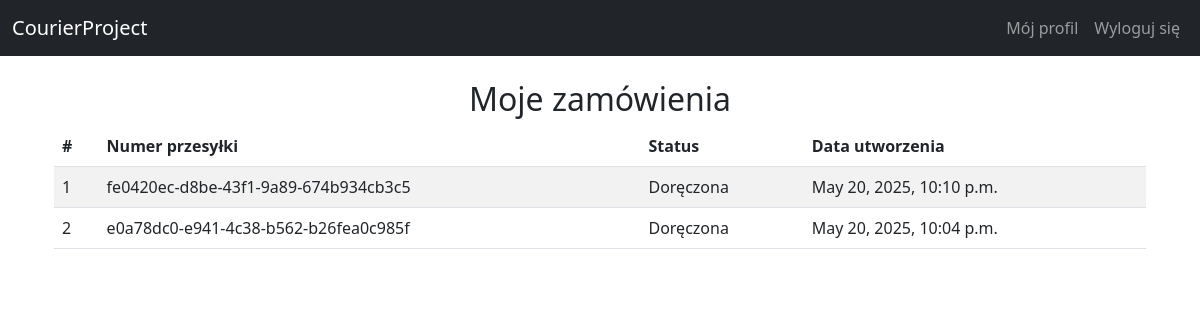
Page /orders/ (signed in) on the committed database.
### apps/orders/models.py (models this page shows)
class Order(models.Model):
    user = models.ForeignKey(settings.AUTH_USER_MODEL, on_delete=models.CASCADE, related_name='orders')
    tracking_number = models.UUIDField(default=uuid.uuid4, unique=True, editable=False)
    status = models.CharField(
        max_length=20,
        choices=[
            ('NEW', 'Nowe'),
            ('PICKED_UP', 'Kurier odebrał paczkę'),
            ('SORTING', 'Paczka jest na sortowni'),
            ('OUT_FOR_DELIVERY', 'Wydana do doręczenia'),
            ('DELIVERED', 'Doręczona'),
        ],
        default='NEW'
    )
    created_at = models.DateTimeField(auto_now_add=True)

### apps/orders/views.py (the view)
# urls.py: path('', views.order_list_view, name='order_list'),
@login_required
def order_list_view(request):
    orders = Order.objects.filter(user=request.user).order_by('-created_at')
    return render(request, 'orders/order_list.html', {'orders': orders})

### templates/orders/order_list.html
{% extends 'base.html' %}
{% block content %}
<div class="container mt-4">
  <h2 class="text-center">Moje zamówienia</h2>
  <div class="table-responsive">
    <table class="table table-striped">
      <thead>
        <tr>
          <th>#</th>
          <th>Numer przesyłki</th>
          <th>Status</th>
          <th>Data utworzenia</th>
        </tr>
      </thead>
      <tbody>
        {% for order in orders %}
          <tr>
            <td>{{ forloop.counter }}</td>
            <td>{{ order.tracking_number }}</td>
            <td>{{ order.get_status_display }}</td>
            <td>{{ order.created_at }}</td>
          </tr>
        {% empty %}
          <tr>
            <td colspan="4" class="text-center">Brak zamówień do wyświetlenia</td>
          </tr>
        {% endfor %}
      </tbody>
    </table>
  </div>
</div>
{% endblock %}

### rows in the picture
Order: tracking_number "fe0420ec-d8be-43f1-9a89-674b934cb3c5", status "Doręczona", created_at "May 20, 2025, 10:10 p.m."
Order: tracking_number "e0a78dc0-e941-4c38-b562-b26fea0c985f", status "Doręczona", created_at "May 20, 2025, 10:04 p.m."
